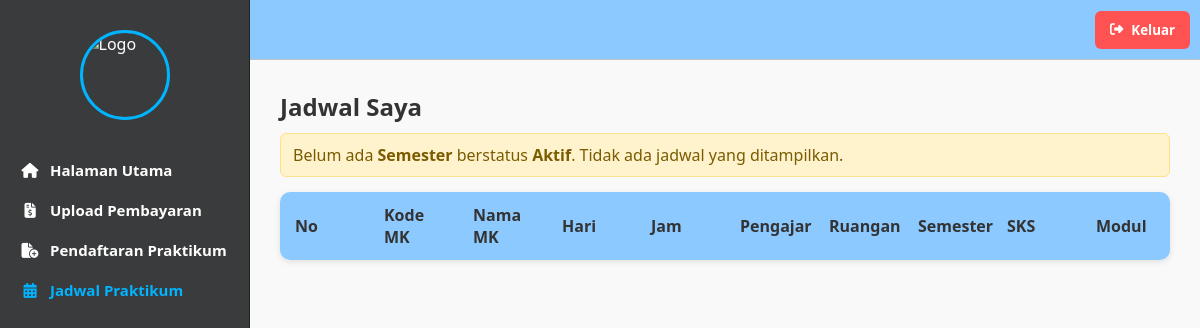
/mahasiswa/jadwal/jadwal.php (signed in), run on an earlier commit of the app's database.
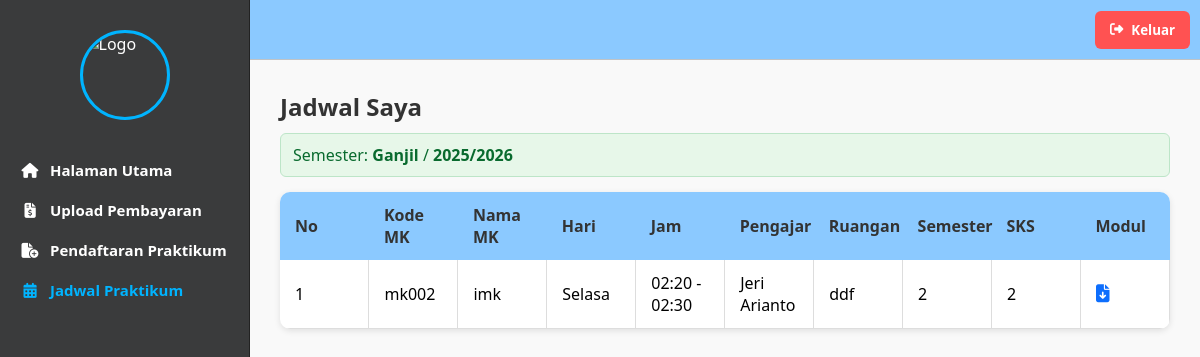
And on a later commit of the database.
### tables this page shows
CREATE TABLE `semester` (
  `id` int NOT NULL,
  `nama_semester` varchar(50) NOT NULL,
  `tahun_ajaran` varchar(20) NOT NULL,
  `status` enum('Aktif','Tidak Aktif') NOT NULL DEFAULT 'Aktif'
);

CREATE TABLE `jadwal_praktikum` (
  `id` int NOT NULL,
  `id_mk` int NOT NULL,
  `id_dosen` int NOT NULL,
  `id_ruangan` int NOT NULL,
  `id_semester` int NOT NULL,
  `hari` enum('Senin','Selasa','Rabu','Kamis','Jumat','Sabtu','Minggu') NOT NULL,
  `jam_mulai` time NOT NULL,
  `jam_selesai` time NOT NULL,
  `kuota` int NOT NULL,
  `kuota_awal` int DEFAULT NULL,
  `peserta` int NOT NULL DEFAULT '0'
);

CREATE TABLE `matakuliah_praktikum` (
  `id` int NOT NULL,
  `kode_mk` varchar(20) NOT NULL,
  `nama_mk` varchar(100) NOT NULL,
  `sks` int NOT NULL,
  `semester` varchar(10) NOT NULL,
  `id_semester` int DEFAULT NULL,
  `modul` varchar(255) DEFAULT NULL
);

CREATE TABLE `dosen` (
  `id` int NOT NULL,
  `nidn` varchar(20) NOT NULL,
  `nama` varchar(100) NOT NULL,
  `prodi` enum('Farmasi','Analis Kesehatan') NOT NULL,
  `jenis_kelamin` enum('Laki-laki','Perempuan') NOT NULL,
  `alamat` varchar(255) DEFAULT NULL,
  `no_hp` varchar(20) DEFAULT NULL,
  `password` varchar(255) NOT NULL
);

CREATE TABLE `ruangan` (
  `id` int NOT NULL,
  `kode_ruangan` varchar(20) NOT NULL,
  `nama_ruangan` varchar(100) NOT NULL,
  `kapasitas` int NOT NULL,
  `lokasi` varchar(100) NOT NULL
);

### mahasiswa/jadwal/jadwal.php (the view, shortened to what this page needs)
<?php
include '../../koneksi/sidebarmhs.php';
include '../../koneksi/koneksi.php';
function e($v){ return htmlspecialchars((string)($v ?? ''), ENT_QUOTES, 'UTF-8'); }
$id_mahasiswa = (int)$_SESSION['id_user'];
?>
<!doctype html>
<html>
<head>
<link rel="stylesheet" href="https://cdn.datatables.net/1.13.6/css/jquery.dataTables.min.css">
<link rel="stylesheet" href="https://cdnjs.cloudflare.com/ajax/libs/font-awesome/6.5.0/css/all.min.css">
</head>
<body>
<div class="konten_utama">
  <h2>Jadwal Saya</h2>
  <?php
  $qSem = mysqli_query($conn, "SELECT id, nama_semester, tahun_ajaran FROM semester WHERE status='Aktif' LIMIT 1");
  $semAktif   = mysqli_fetch_assoc($qSem);
  $id_semester= $semAktif['id'] ?? null;
  ?>
  <?php if(!$id_semester): ?>
    <div class="kotak_info info_peringatan">Belum ada <b>Semester</b> berstatus <b>Aktif</b>. Tidak ada jadwal yang ditampilkan.</div>
  <?php else: ?>
    <div class="kotak_info info_sukses">
     Semester: <b><?= e($semAktif['nama_semester']); ?></b> / <b><?= e($semAktif['tahun_ajaran']); ?></b>
    </div>
  <?php endif; ?>
  <table id="tabel-jadwal" class="tabel_data">
    <thead>
      <tr>
        <th>No</th>
        <th>Kode MK</th>
        <th>Nama MK</th>
        <th>Hari</th>
        <th>Jam</th>
        <th>Pengajar</th>
        <th>Ruangan</th>
        <th>Semester</th>
        <th>SKS</th>
        <th>Modul</th>
      </tr>
    </thead>
    <tbody>
      <?php
      if ($id_semester) {
        $sql = "
          SELECT
            mk.kode_mk, mk.nama_mk, mk.sks, mk.modul,
            mk.semester AS semester_mk,
            jp.hari, jp.jam_mulai, jp.jam_selesai,
            d.nama AS pengajar,
            r.nama_ruangan
          FROM pilihan_jadwal pj
          INNER JOIN jadwal_praktikum jp ON jp.id = pj.id_jadwal
          LEFT JOIN matakuliah_praktikum mk ON mk.id = jp.id_mk
          LEFT JOIN dosen d ON d.id  = jp.id_dosen
          LEFT JOIN ruangan r ON r.id = jp.id_ruangan
          WHERE pj.id_mahasiswa = ".(int)$id_mahasiswa."
            AND pj.id_semester = ".(int)$id_semester."
          ORDER BY
            mk.nama_mk ASC,
            FIELD(jp.hari,'Senin','Selasa','Rabu','Kamis','Jumat','Sabtu','Minggu'),
            jp.jam_mulai ASC
        ";
        $q  = mysqli_query($conn, $sql);
        $no = 1;
        if ($q && mysqli_num_rows($q) > 0) {
          while ($row = mysqli_fetch_assoc($q)) {
            $jam_mulai   = !empty($row['jam_mulai']) ? date('H:i', strtotime($row['jam_mulai'])) : '00:00';
            $jam_selesai = !empty($row['jam_selesai']) ? date('H:i', strtotime($row['jam_selesai'])) : '00:00';
            $jam         = $jam_mulai.' - '.$jam_selesai;
            $modul = trim((string)($row['modul'] ?? ''));
            $modul_html = $modul !== ''
              ? "<a href='../../uploads/".e($modul)."' target='_blank' title='Buka Modul'><i class='fa-solid fa-file-arrow-down' style='font-size:18px;color:#0d6efd;'></i></a>"
              : "<span style='color:#999;'>-</span>";
            ?>
            <tr>
              <td data-label="No"><?= $no++; ?></td>
              <td data-label="Kode MK"><?= e($row['kode_mk'] ?? ''); ?></td>
              <td data-label="Nama MK"><?= e($row['nama_mk'] ?? ''); ?></td>
              <td data-label="Hari"><?= e($row['hari'] ?? ''); ?></td>
              <td data-label="Jam"><?= e($jam); ?></td>
              <td data-label="Pengajar"><?= e($row['pengajar'] ?? ''); ?></td>
              <td data-label="Ruangan"><?= e($row['nama_ruangan'] ?? ''); ?></td>
              <td data-label="Semester"><?= e($row['semester_mk'] ?? ''); ?></td>
              <td data-label="SKS"><?= e($row['sks'] ?? ''); ?></td>
              <td data-label="Modul"><?= $modul_html; ?></td>
            </tr>
            <?php
          }
        }
      }
      ?>
    </tbody>
  </table>
</div>
</body>
</html>

What changed in the data, as far as the page shows it:
added semester: nama_semester "Ganjil", tahun_ajaran "2025/2026"
added jadwal_praktikum: id_mk.kode_mk "mk002", id_mk.nama_mk "imk", hari "Selasa", jam "02:20 - 02:30", id_dosen.nama "Jeri Arianto", id_ruangan.nama_ruangan "ddf", id_mk.semester "2", id_mk.sks "2"
Also different on the page:
text no longer shown: "Belum ada Semester berstatus Aktif . Tidak ada jadwal yang ditampilkan."
text now shown: "Semester: /"
